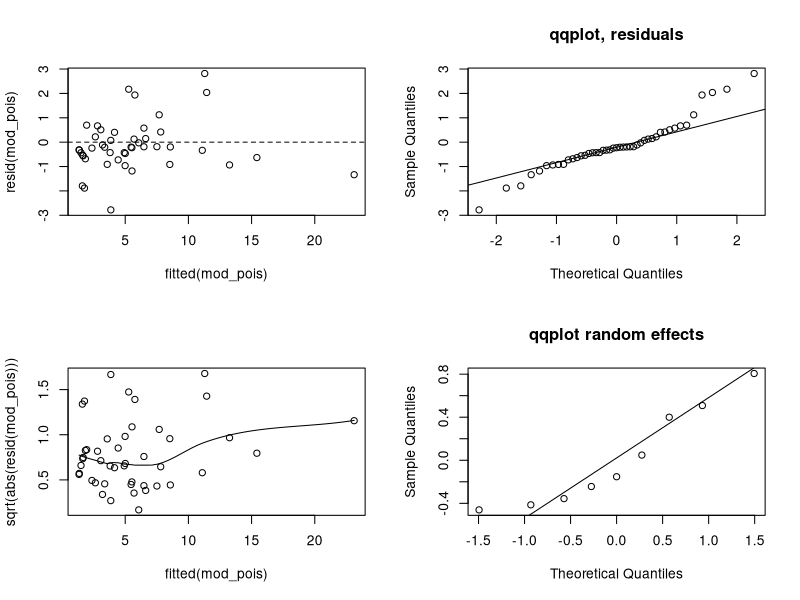

Reproduce this figure in R.
#################################
# Generalized linear mixed-effects models
#################################
library(lme4)

# get the correct working directory

dat<-read.delim("rikz.txt")
str(dat)

mod_pois <- glmer(Richness ~ NAP + (1|Beach), dat=dat, family=poisson)
summary(mod_pois)

##############################################################
# diagnostics
par(mfrow=c(2,2))
plot(fitted(mod_pois), resid(mod_pois)) #residuals versus fitted
abline(h=0, lty=2)

qqnorm(resid(mod_pois), main="qqplot, residuals")  #qq plot of residuals
qqline(resid(mod_pois))

scatter.smooth(fitted(mod_pois), sqrt(abs(resid(mod_pois))))  # residual variance versus fitted

qqnorm(unlist(ranef(mod_pois)), main="qqplot random effects")
qqline(unlist(ranef(mod_pois)))  # qq plot of random effects

# the assumptions are better met than with the linear mixed model!
